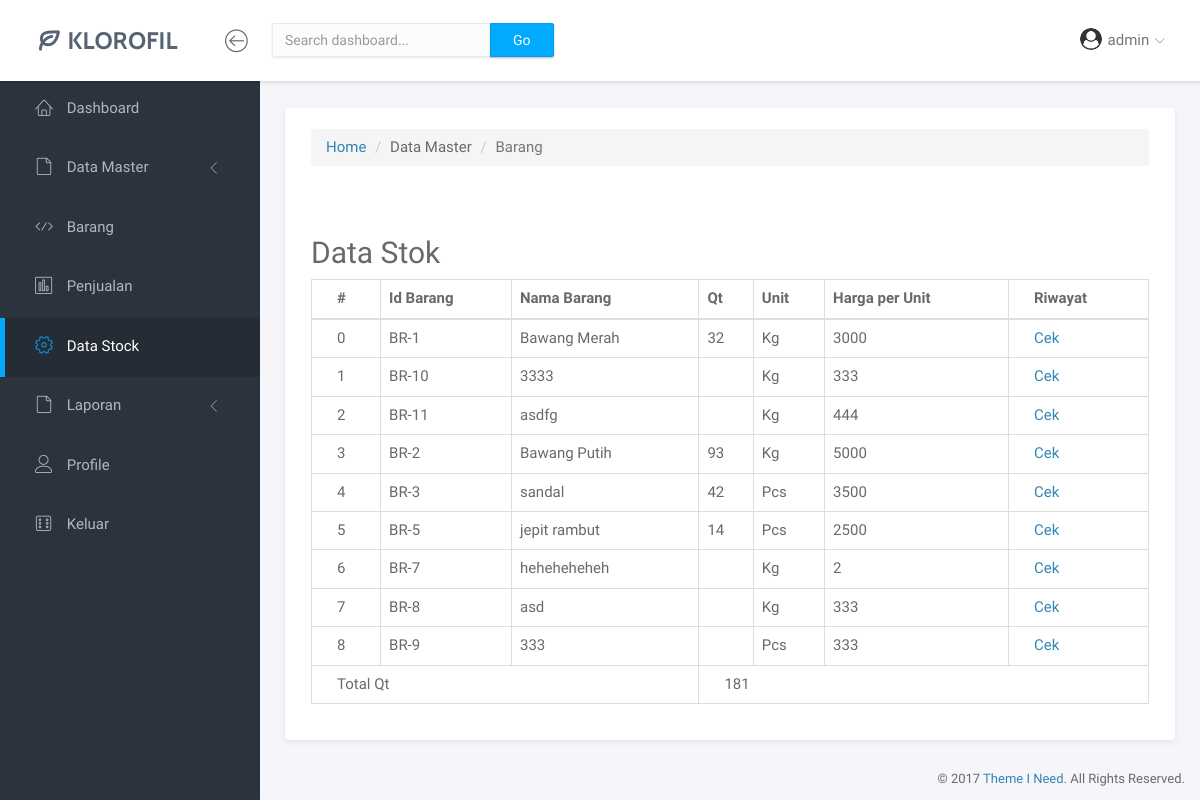
Before: /5-Dashboard-DataStock.php (signed in) with the older database file.
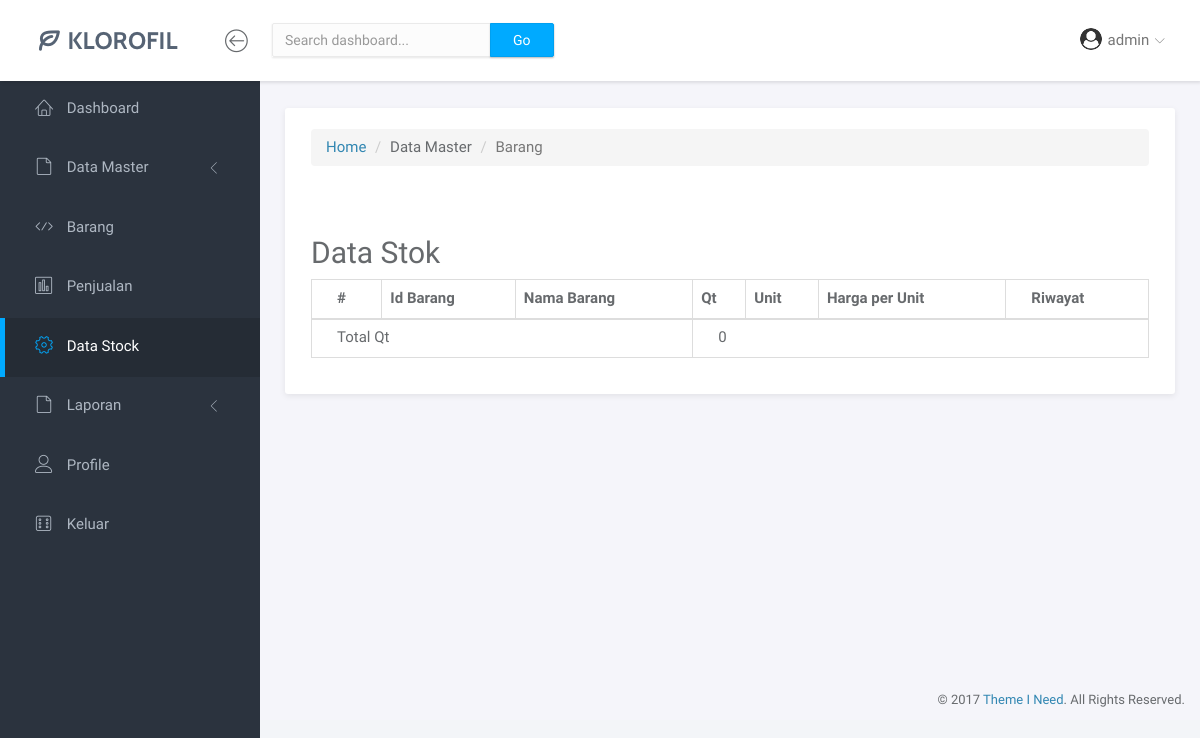
After: the same page with the newer database file.
### tables this page shows
CREATE TABLE `identitas_barang` (
  `Kode_Barang` varchar(12) NOT NULL,
  `Nama_Barang` varchar(30) NOT NULL,
  `Unit` enum('Kg','Pcs') NOT NULL,
  `Harga_Beli` bigint(20) NOT NULL,
  `Harga_Jual` bigint(20) NOT NULL,
  `Quantity` bigint(20) DEFAULT NULL,
  `Total_Quantity` bigint(20) DEFAULT NULL,
  `uploaded` datetime NOT NULL DEFAULT CURRENT_TIMESTAMP,
  `deleted` tinyint(1) NOT NULL DEFAULT '0'
);

### functions/functions-belibarang.php (called while the page is built, shortened)
<?php
$conn = mysqli_connect("localhost", "root", "", "kpdiana");
function query($query) {
	global $conn;
	$result = mysqli_query($conn, $query);
	$rows = [];
	while( $row = mysqli_fetch_assoc($result) ) {
		$rows[] = $row;
	}
	return $rows;
}
?>

### 5-Dashboard-DataStock.php (the view, shortened to what the changed rows need)
<?php
require 'functions/functions-belibarang.php';
$daftarbarang = query("SELECT * FROM identitas_barang WHERE deleted = 0");
?>
<!doctype html>
<html lang="en">
<head>
    <link rel="stylesheet" href="assets/vendor/bootstrap/css/bootstrap.min.css">
    <link rel="stylesheet" href="assets/vendor/fontawesome-free-5.15.3-web/css/all.css">
    <link rel="stylesheet" href="assets/vendor/linearicons/style.css">
    <link rel="stylesheet" href="assets/vendor/chartist/css/chartist-custom.css">
    <link rel="stylesheet" href="assets/css/main.css">
    <link rel="stylesheet" href="assets/css/demo.css">
    <link rel="stylesheet" href="assets/vendor/datatables/jquery.dataTables.min.css">
</head>
<body>
    <div id="wrapper">
        <div class="main">
            <div class="main-content">
                <div class="container-fluid">
                    <div class="panel panel-headline">
                        <div class="panel-body">
                            <div class="row">
                                <div class="col-md-12">
                                    <h2>Data Stok</h2>
                                    <table class="table table-bordered">
                                        <thead>
                                            <tr>
                                                <th>#</th>
                                                <th>Id Barang</th>
                                                <th>Nama Barang</th>
                                                <th>Qt</th>
                                                <th>Unit</th>
                                                <th>Harga per Unit</th>
                                                <th>Riwayat</th>
                                            </tr>
                                        </thead>
                                        <tbody>
                                            <?php $i=0;$totalqt=0; ?>
                                            <?php foreach($daftarbarang as $barang): ?>
                                                <tr>
                                                    <td><?= $i ?></td>
                                                    <td><?= $barang['Kode_Barang'] ?></td>
                                                    <td><?= $barang['Nama_Barang'] ?></td>
                                                    <td><?= $barang['Quantity'] ?></td>
                                                    <td><?= $barang['Unit'] ?></td>
                                                    <td><?= $barang['Harga_Beli'] ?></td>
                                                    <td>
                                                        <a href="5-Dashboard-DataStock-riwayat.php?id=<?= $barang['Kode_Barang'] ?>&barang=<?= $barang['Nama_Barang'] ?>">Cek</a>
                                                    </td>
                                                </tr>
                                                <?php $i++;$totalqt+= (int)$barang['Quantity'];?>
                                            <?php endforeach ?>
                                            <tr>
                                                <td colspan="3">Total Qt</td>
                                                <td colspan="4"><?= $totalqt ?></td>
                                            </tr>
                                        </tbody>
                                    </table>
                                </div>
                            </div>
                        </div>
                    </div>
                </div>
            </div>
        </div>
</body>
</html>

Changed rows visible on the page:
removed identitas_barang: Kode_Barang "BR-1", Nama_Barang "Bawang Merah", Quantity "32", Unit "Kg", Harga_Beli "3000"
removed identitas_barang: Kode_Barang "BR-10", Nama_Barang "3333", Unit "Kg", Harga_Beli "333"
removed identitas_barang: Kode_Barang "BR-11", Nama_Barang "asdfg", Unit "Kg", Harga_Beli "444"
removed identitas_barang: Kode_Barang "BR-2", Nama_Barang "Bawang Putih", Quantity "93", Unit "Kg", Harga_Beli "5000"
removed identitas_barang: Kode_Barang "BR-3", Nama_Barang "sandal", Quantity "42", Unit "Pcs", Harga_Beli "3500"
removed identitas_barang: Kode_Barang "BR-5", Nama_Barang "jepit rambut", Quantity "14", Unit "Pcs", Harga_Beli "2500"
removed identitas_barang: Kode_Barang "BR-7", Nama_Barang "heheheheheh", Unit "Kg", Harga_Beli "2"
removed identitas_barang: Kode_Barang "BR-8", Nama_Barang "asd", Unit "Kg", Harga_Beli "333"
removed identitas_barang: Kode_Barang "BR-9", Nama_Barang "333", Unit "Pcs", Harga_Beli "333"
Other visible differences:
$totalqt: "181" → "0"
